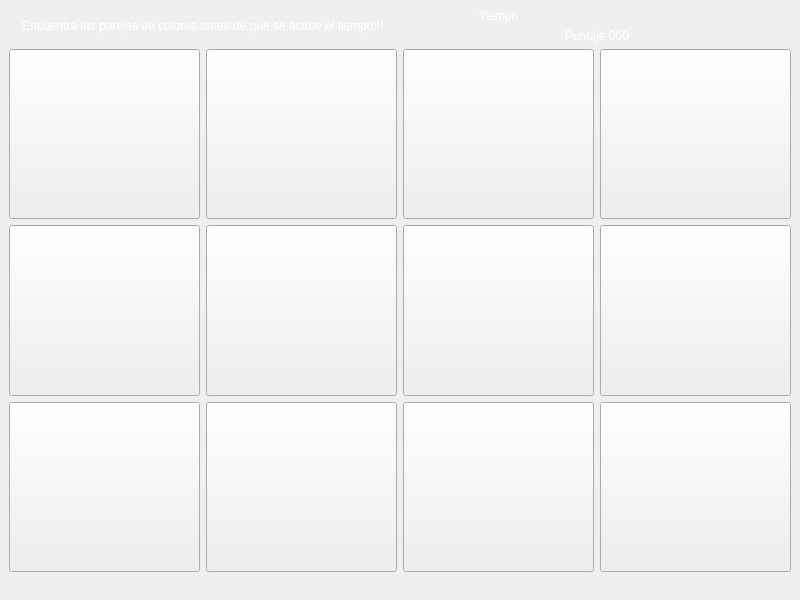
<?xml version="1.0" encoding="UTF-8"?>
<ui version="4.0">
 <class>MainWindow</class>
 <widget class="QMainWindow" name="MainWindow">
  <property name="geometry">
   <rect>
    <x>0</x>
    <y>0</y>
    <width>800</width>
    <height>600</height>
   </rect>
  </property>
  <property name="windowTitle">
   <string>MainWindow</string>
  </property>
  <property name="styleSheet">
   <string notr="true">#MainWindow{
	background-image: url(:/imagenes/fondo.png);
	/*background-color: rgb(0, 0, 0);*/
}
#texto1{
	font: 87 12pt &quot;Arial Black&quot;;
}

#label_tiempo,#label_puntaje{
	font: 87 8pt &quot;Arial Black&quot;;
}

</string>
  </property>
  <widget class="QWidget" name="centralwidget">
   <layout class="QGridLayout" name="gridLayout_2">
    <item row="0" column="0">
     <layout class="QHBoxLayout" name="horizontalLayout_2">
      <item>
       <widget class="QLabel" name="texto1">
        <property name="styleSheet">
         <string notr="true">#texto1{
	color:white;
}</string>
        </property>
        <property name="text">
         <string>Encuentra las parejas de colores antes de que se acabe el tiempo!!!</string>
        </property>
        <property name="alignment">
         <set>Qt::AlignCenter</set>
        </property>
       </widget>
      </item>
      <item>
       <layout class="QVBoxLayout" name="verticalLayout">
        <item>
         <layout class="QHBoxLayout" name="horizontalLayout">
          <item>
           <widget class="QLabel" name="label_tiempo">
            <property name="styleSheet">
             <string notr="true">#label_tiempo{
color:white;
}</string>
            </property>
            <property name="text">
             <string>Tiempo</string>
            </property>
            <property name="alignment">
             <set>Qt::AlignCenter</set>
            </property>
           </widget>
          </item>
          <item>
           <widget class="QLabel" name="cronometro">
            <property name="styleSheet">
             <string notr="true">#cronometro{
	color:white;
}</string>
            </property>
            <property name="text">
             <string/>
            </property>
            <property name="alignment">
             <set>Qt::AlignCenter</set>
            </property>
           </widget>
          </item>
         </layout>
        </item>
        <item>
         <widget class="QLabel" name="label_puntaje">
          <property name="styleSheet">
           <string notr="true">#label_puntaje{
	color:white;
}</string>
          </property>
          <property name="text">
           <string>Puntaje 000</string>
          </property>
          <property name="alignment">
           <set>Qt::AlignCenter</set>
          </property>
         </widget>
        </item>
       </layout>
      </item>
     </layout>
    </item>
    <item row="1" column="0">
     <layout class="QGridLayout" name="layoutGrid">
      <item row="0" column="0">
       <widget class="QPushButton" name="tarjeta1">
        <property name="sizePolicy">
         <sizepolicy hsizetype="Expanding" vsizetype="Expanding">
          <horstretch>0</horstretch>
          <verstretch>0</verstretch>
         </sizepolicy>
        </property>
        <property name="styleSheet">
         <string notr="true"/>
        </property>
        <property name="text">
         <string/>
        </property>
       </widget>
      </item>
      <item row="0" column="1">
       <widget class="QPushButton" name="tarjeta2">
        <property name="sizePolicy">
         <sizepolicy hsizetype="Expanding" vsizetype="Expanding">
          <horstretch>0</horstretch>
          <verstretch>0</verstretch>
         </sizepolicy>
        </property>
        <property name="text">
         <string/>
        </property>
       </widget>
      </item>
      <item row="0" column="2">
       <widget class="QPushButton" name="tarjeta3">
        <property name="sizePolicy">
         <sizepolicy hsizetype="Expanding" vsizetype="Expanding">
          <horstretch>0</horstretch>
          <verstretch>0</verstretch>
         </sizepolicy>
        </property>
        <property name="text">
         <string/>
        </property>
       </widget>
      </item>
      <item row="0" column="3">
       <widget class="QPushButton" name="tarjeta4">
        <property name="sizePolicy">
         <sizepolicy hsizetype="Expanding" vsizetype="Expanding">
          <horstretch>0</horstretch>
          <verstretch>0</verstretch>
         </sizepolicy>
        </property>
        <property name="text">
         <string/>
        </property>
       </widget>
      </item>
      <item row="1" column="0">
       <widget class="QPushButton" name="tarjeta5">
        <property name="sizePolicy">
         <sizepolicy hsizetype="Expanding" vsizetype="Expanding">
          <horstretch>0</horstretch>
          <verstretch>0</verstretch>
         </sizepolicy>
        </property>
        <property name="text">
         <string/>
        </property>
       </widget>
      </item>
      <item row="1" column="1">
       <widget class="QPushButton" name="tarjeta6">
        <property name="sizePolicy">
         <sizepolicy hsizetype="Expanding" vsizetype="Expanding">
          <horstretch>0</horstretch>
          <verstretch>0</verstretch>
         </sizepolicy>
        </property>
        <property name="text">
         <string/>
        </property>
       </widget>
      </item>
      <item row="1" column="2">
       <widget class="QPushButton" name="tarjeta7">
        <property name="sizePolicy">
         <sizepolicy hsizetype="Expanding" vsizetype="Expanding">
          <horstretch>0</horstretch>
          <verstretch>0</verstretch>
         </sizepolicy>
        </property>
        <property name="text">
         <string/>
        </property>
       </widget>
      </item>
      <item row="1" column="3">
       <widget class="QPushButton" name="tarjeta8">
        <property name="sizePolicy">
         <sizepolicy hsizetype="Expanding" vsizetype="Expanding">
          <horstretch>0</horstretch>
          <verstretch>0</verstretch>
         </sizepolicy>
        </property>
        <property name="text">
         <string/>
        </property>
       </widget>
      </item>
      <item row="2" column="0">
       <widget class="QPushButton" name="tarjeta9">
        <property name="sizePolicy">
         <sizepolicy hsizetype="Expanding" vsizetype="Expanding">
          <horstretch>0</horstretch>
          <verstretch>0</verstretch>
         </sizepolicy>
        </property>
        <property name="text">
         <string/>
        </property>
       </widget>
      </item>
      <item row="2" column="1">
       <widget class="QPushButton" name="tarjeta10">
        <property name="sizePolicy">
         <sizepolicy hsizetype="Expanding" vsizetype="Expanding">
          <horstretch>0</horstretch>
          <verstretch>0</verstretch>
         </sizepolicy>
        </property>
        <property name="text">
         <string/>
        </property>
       </widget>
      </item>
      <item row="2" column="2">
       <widget class="QPushButton" name="tarjeta11">
        <property name="sizePolicy">
         <sizepolicy hsizetype="Expanding" vsizetype="Expanding">
          <horstretch>0</horstretch>
          <verstretch>0</verstretch>
         </sizepolicy>
        </property>
        <property name="text">
         <string/>
        </property>
       </widget>
      </item>
      <item row="2" column="3">
       <widget class="QPushButton" name="tarjeta12">
        <property name="enabled">
         <bool>true</bool>
        </property>
        <property name="sizePolicy">
         <sizepolicy hsizetype="Expanding" vsizetype="Expanding">
          <horstretch>0</horstretch>
          <verstretch>0</verstretch>
         </sizepolicy>
        </property>
        <property name="text">
         <string/>
        </property>
       </widget>
      </item>
     </layout>
    </item>
   </layout>
  </widget>
  <widget class="QMenuBar" name="menubar">
   <property name="geometry">
    <rect>
     <x>0</x>
     <y>0</y>
     <width>800</width>
     <height>21</height>
    </rect>
   </property>
  </widget>
  <widget class="QStatusBar" name="statusbar">
   <property name="sizeGripEnabled">
    <bool>false</bool>
   </property>
  </widget>
 </widget>
 <resources/>
 <connections/>
</ui>
